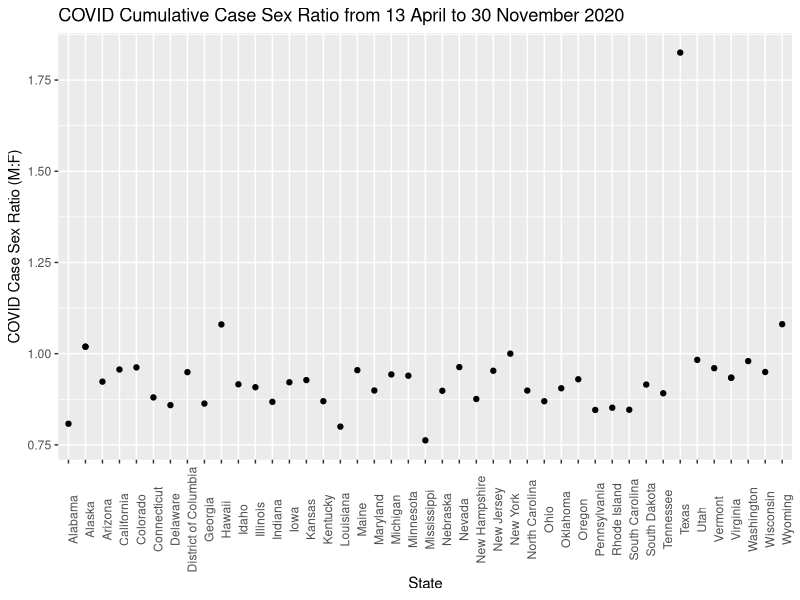
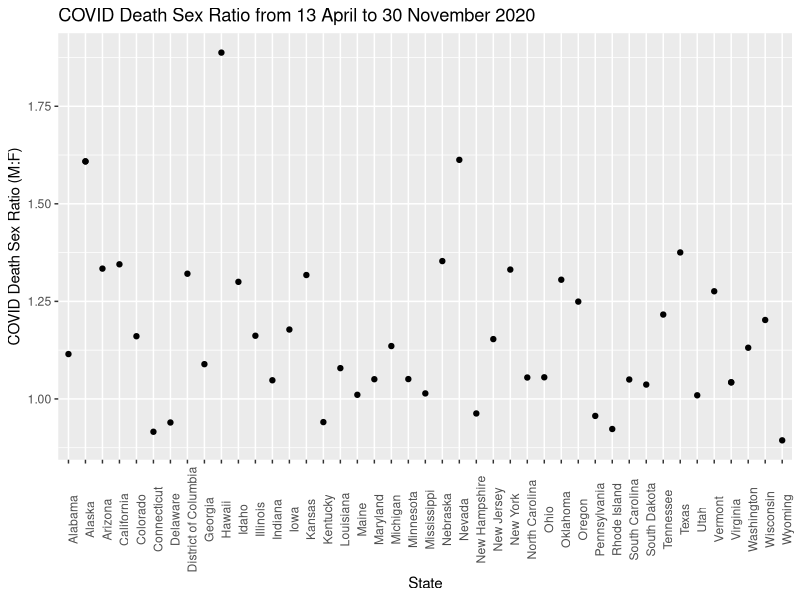
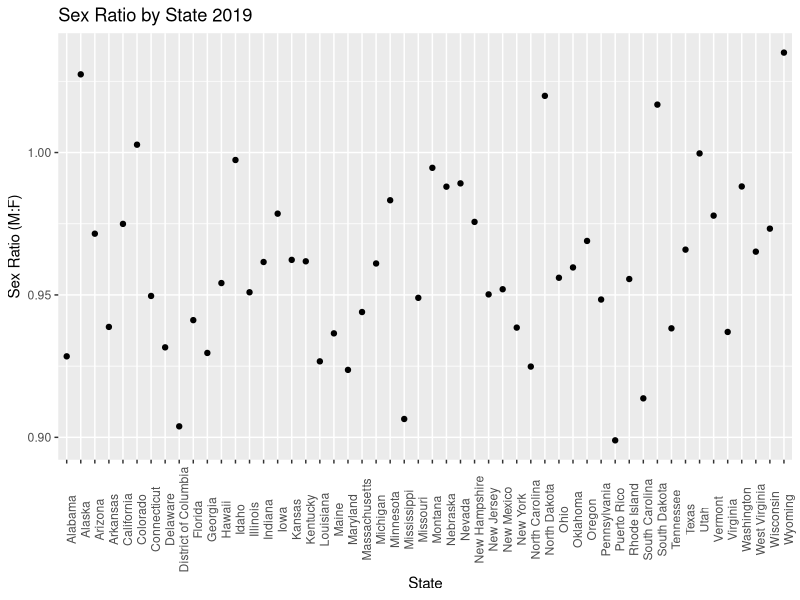
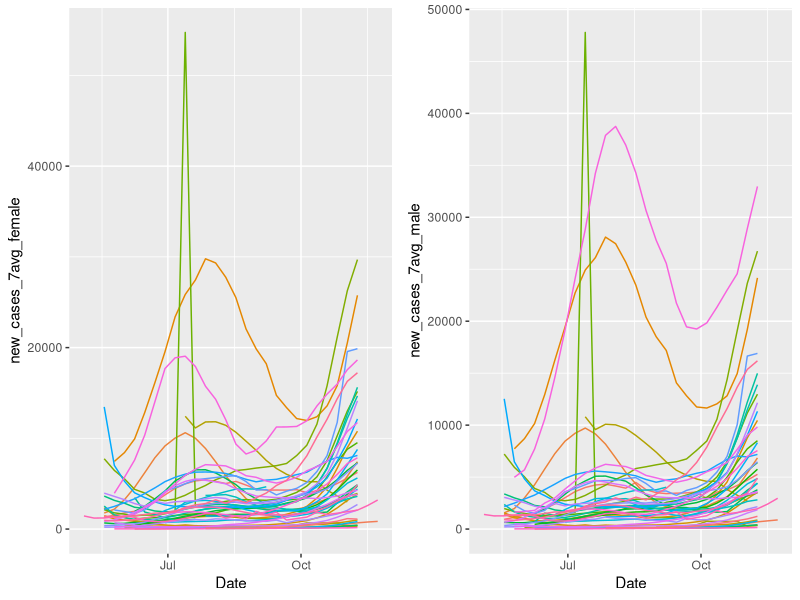
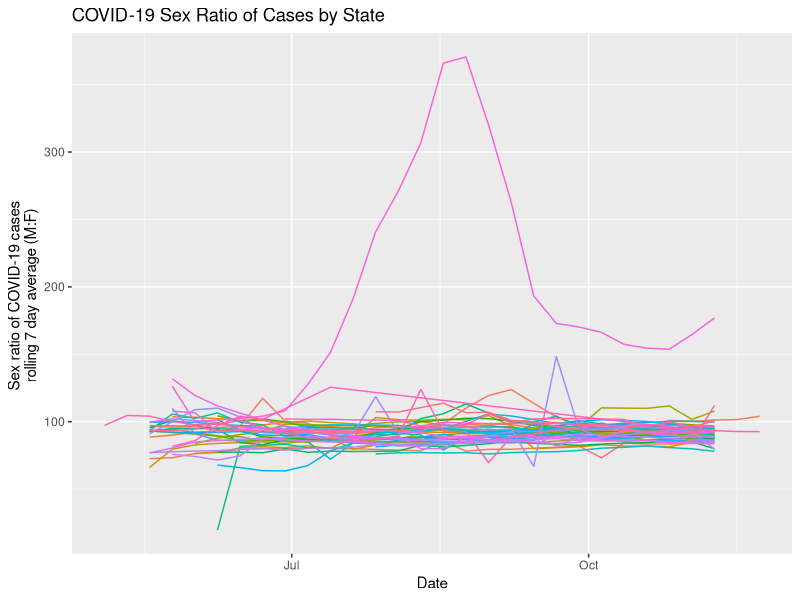
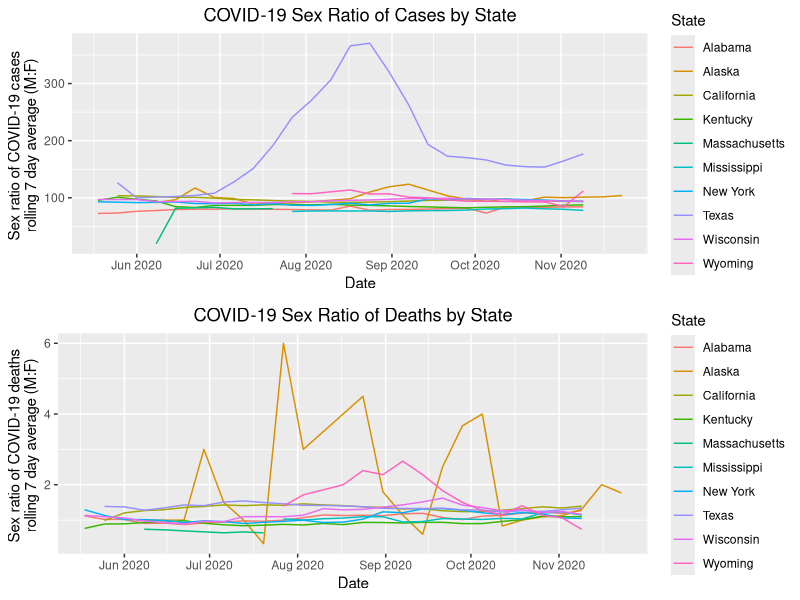
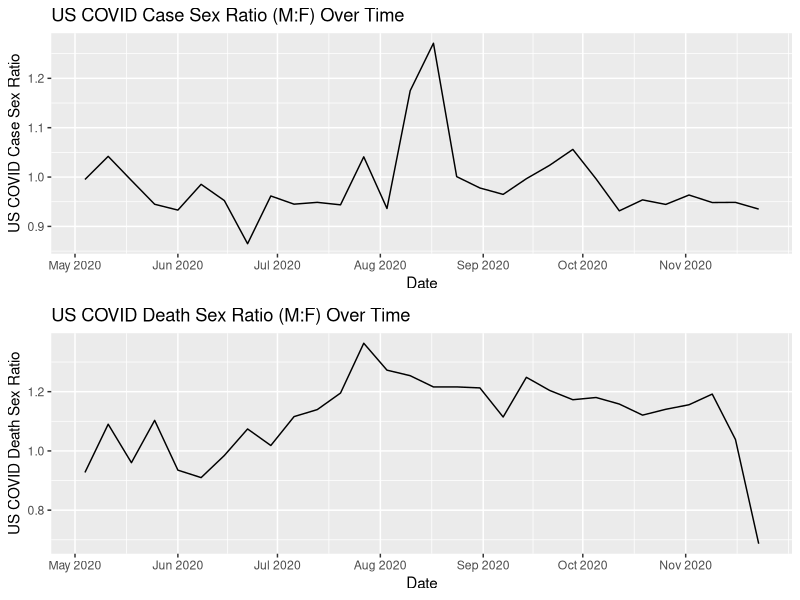

Generate these figures, in order, with R:
## ---- chunk 1
library(ggplot2)
library(dplyr)
library(zoo)
library(gridExtra)
## ---- chunk 2

covid_us <- read.csv("mergeses_covid.csv")

#covid_us <- covid_us[-c(3)]


covid <- covid_us %>%
  filter(!is.na(case_ratio)) %>%
  filter(!is.na(death_ratio)) 

us_cumulative <- subset(covid, Date == "2020-11-30") 

us_cumulative <- us_cumulative %>%
  group_by(State) %>%
  mutate(case_ratio_cum = Male_cc / Female_cc) %>%
  mutate(death_ratio_cum = Male_d / Female_d)

summary(us_cumulative$case_ratio_cum)
summary(us_cumulative$death_ratio_cum)

## ---- chunk 3

us_cumulative %>%
  ggplot() +
  geom_point (aes(x = State, y =case_ratio_cum )) +
  ylab("COVID Case Sex Ratio (M:F)") +
  xlab("State") +
  ggtitle ("COVID Cumulative Case Sex Ratio from 13 April to 30 November 2020") +
  theme (axis.text.x= element_text (angle = 90)) 

 us_cumulative %>%
  ggplot() +
  geom_point (aes(x = State, y = death_ratio_cum)) +
  ylab("COVID Death Sex Ratio (M:F)") +
  xlab("State") +
  ggtitle ("COVID Death Sex Ratio from 13 April to 30 November 2020") +
  theme (axis.text.x= element_text (angle = 90)) 

# dups <- covid %>%
#   select(State, Date) %>%
#   duplicated()
# covid[dups, ]

## ---- chunk 4

library(stringr)
library (purrr)
library(readxl)

us_sr <- read.csv("US_sex_ratio.csv", header = T, check.names = F, sep = ",", skip = 3, stringsAsFactors=F) %>%
  setNames(c("State", "Male","Female", "total", "foot"))

us_sr <- us_sr[-c(5)]

us_sr <- us_sr[-c(53:60),]

us_sr <- us_sr %>%
  group_by (State) %>%
  mutate(sex_ratio = Male/Female)

summary(us_sr$sex_ratio)

us_sr %>%
  ggplot() +
  geom_point (aes(x = State, y = sex_ratio)) +
  ylab("Sex Ratio (M:F)") +
  xlab("State") +
  ggtitle ("Sex Ratio by State 2019") +
  theme (axis.text.x= element_text (angle = 90)) 


us_covid_sr <- left_join(covid, us_sr, by = "State")

## ---- chunk 5

#Reorganizing the data

# Notes for Kaela
# Eight views of the data: cases or deaths, by
# Cumulative, national
# Cumulative, by state
# Daily, national
# Daily, by state.

#Want to create daily deaths variable so will look at Male_cc and Female_cc variables 

library(zoo)
library(lubridate)

us_covid_sr$Date<-ymd(us_covid_sr$Date)

us_covid_2 <- us_covid_sr %>%
  group_by(State) %>%
  arrange (Date) %>%
  mutate(new_cases_m = Male_cc - lag(Male_cc)) %>%
  mutate (new_cases_f= Female_cc - lag(Female_cc)) %>%
  #Creating the 7 day average just in case
  mutate (new_cases_7avg_male = rollmean(new_cases_m, k=7, fill=NA), na.rm = T) %>%
  mutate (new_cases_7avg_female = rollmean (new_cases_f, k=7, fill=NA), na.rm = T)

us_covid_complete <- us_covid_2 %>%
  group_by(State) %>%
  arrange (Date) %>%
  mutate(new_deaths_m = Male_d - lag(Male_d)) %>%
  mutate (new_deaths_f= Female_d - lag(Female_d)) %>%
  #Creating the 7 day average just in case
  mutate (new_deaths_7avg_male = rollmean(new_deaths_m, k=7, fill=NA), na.rm = T) %>%
  mutate (new_deaths_7avg_female = rollmean (new_deaths_f, k=7, fill=NA), na.rm = T)

# us_covid_complete %>%
#     group_by(State) %>%
#     summarize(timepoints = n()) 
#Not every state has equal time points


## ---- chunk 6
#Calculating the proportion of cases which are male and going to do a 1 sample z-test

#Adding up all cases on the last day to get total cumulative cases for males and cumulative total cases

 cum_male <- us_cumulative %>%
   group_by(Date) %>%
  summarize (cum_male = sum(Male_cc)) 

 cum_total <- us_cumulative %>%
   group_by(Date) %>%
  summarize (cum_total = sum(Total_cc)) 

 cum_male # 5556928
 
 cum_total #11411993

#Now we're testing to see if male cases are in fact half of total cases

test_cases <- prop.test(x = 5556928 , n = 11411993, p = 0.5,
                  correct = FALSE)
test_cases

#Mean of male deaths as % of total deaths

 cum_dth_male <- us_cumulative %>%
   group_by(Date) %>%
  summarize (cum_dth_male = sum(Male_d)) 

 us_cumulative$Total_D <- as.numeric(us_cumulative$Total_D)
 
 cum_dth_total <- us_cumulative %>%
   group_by(Date) %>%
  summarize (cum_dth_total = sum (Total_D)) 

 print(cum_dth_male) #118070	
 print(cum_dth_total) #219628

#Now we're testing to see if male deaths are in fact half of total deaths
 
test_deaths <- prop.test(x = 118070 , n = 219628, p = 0.5,
                  correct = FALSE)
test_deaths

## ---- chunk 7

# us_covid_complete %>%
#   ggplot() + 
#   geom_line (aes(x = Date, y = new_cases_m, color = State))
# 
# us_covid_complete %>%
#   ggplot() + 
#   geom_line (aes(x = Date, y = new_deaths_m, color = State))

#There are negative values as we can see from the graph so we will have to utfilter those o

#Filtering out all the negative values since I'm not sure what's wrogn with the data :/ 
us_covid_complete <- us_covid_complete %>%
  filter(new_cases_m > 0, new_cases_f > 0) %>%
  filter(new_deaths_7avg_female > 0, new_deaths_7avg_male > 0) %>%
  filter(new_cases_7avg_male > 0, new_cases_7avg_female > 0 ) %>%
  group_by (State, Date) %>%
  arrange(Date) %>%
  mutate (new_cases_sex = new_cases_m / new_cases_f)

#Have us_covid_complete  0.01 for values under zero or equal to zero so it doesnt error when dividing by a zero

#us_covid_complete$new_deaths_f <- ifelse(us_covid_complete$new_deaths_f==0, 0.1, us_covid_complete$new_deaths_f )
#us_covid_complete$new_deaths_7avg_female <- ifelse(us_covid_complete$new_deaths_7avg_female==0, 0.1, us_covid_complete$new_deaths_7avg_female )
# us_covid_complete$new_deaths_7avg_female <- ifelse(us_covid_complete$new_deaths_7avg_female <= 0, 0.1, us_covid_complete$new_deaths_7avg_female )
# us_covid_complete$new_deaths_7avg_male <- ifelse(us_covid_complete$new_deaths_7avg_male <= 0, 0.1, us_covid_complete$new_deaths_7avg_male )

#Creating binary indicator for medicaid expansion

us_covid_complete$medicaid <- ifelse(us_covid_complete$Medicaid.Expand =="^Y", "Yes", us_covid_complete$Medicaid.Expand)
us_covid_complete$medicaid <- ifelse(us_covid_complete$Medicaid.Expand =="+Y", "Yes", us_covid_complete$medicaid )
us_covid_complete$medicaid <- ifelse(us_covid_complete$Medicaid.Expand =="~Y", "Yes", us_covid_complete$medicaid)
us_covid_complete$medicaid <- ifelse(us_covid_complete$Medicaid.Expand =="Y", "Yes", us_covid_complete$medicaid )
us_covid_complete$medicaid <- ifelse(us_covid_complete$Medicaid.Expand =="#Y", "Yes", us_covid_complete$medicaid )

#Creating the sex ratio 
us_covid_complete <- us_covid_complete %>%
  group_by (State, Date) %>%
  arrange(Date) %>%
  mutate (new_deaths_sex = new_deaths_m / new_deaths_f) %>%
  mutate (new_cases_7avg_sex = (new_cases_7avg_male / new_cases_7avg_female)*100) %>%
  mutate (new_deaths_7avg_sex = new_deaths_7avg_male / new_deaths_7avg_female)

summary(us_covid_complete$new_cases_7avg_sex)

summary(us_covid_complete$new_deaths_7avg_sex)

#Looking to see visually if there are GENERAL different patterns between male and female

female_plot<-us_covid_complete %>%
  ggplot() + 
  geom_line (aes(x = Date, y = new_cases_7avg_female, color = State), show.legend = FALSE)

male_plot<- us_covid_complete %>%
  ggplot() + 
  geom_line (aes(x = Date, y = new_cases_7avg_male, color = State), show.legend = FALSE)

grid.arrange(female_plot,male_plot, nrow=1)


#Just to look at overall trends for COVID case sex ratio

us_covid_complete %>%
  ggplot() + 
  geom_line (aes(x = Date, y = new_cases_7avg_sex, color = State), show.legend = FALSE) +
  ylab("Sex ratio of COVID-19 cases \nrolling 7 day average (M:F) ") +
  ggtitle("COVID-19 Sex Ratio of Cases by State")

#These graphs show large differences between states in terms of new cases sex ratio


#Choosing Random States to Display since showing all of them is not very informative
#These states were chosen from my knowledge of states that experienced severe covid outbreaks at different time points

#Cases

cases <- us_covid_complete %>%
 filter (State %in% c("Mississippi", "Kentucky", "Massachusetts","Wyoming", "Wisconsin", "Alaska", "California", "Alabama", "Texas", "New York")) %>%
  ggplot() + 
  geom_line (aes(x = Date, y = new_cases_7avg_sex, color = State))+
  scale_x_date ( name = "Date", date_labels = "%b %Y", breaks = as.Date(c("2020-05-01",
                                                                          "2020-06-01",
                                                                          "2020-07-01",
                                                                          "2020-08-01",
                                                                          "2020-09-01",
                                                                          "2020-10-01",
                                                                          "2020-11-01"))) +
  ylab("Sex ratio of COVID-19 cases \nrolling 7 day average (M:F) ") +
  ggtitle("COVID-19 Sex Ratio of Cases by State") +
  theme(plot.title = element_text (hjust = 0.5))



#deaths
deaths <- us_covid_complete %>%
 filter (State %in% c("Mississippi", "Kentucky", "Massachusetts","Wyoming", "Wisconsin", "Alaska", "California", "Alabama", "Texas", "New York")) %>%
  ggplot() + 
  geom_line (aes(x = Date, y = new_deaths_7avg_sex, color = State))+
  scale_x_date ( name = "Date", date_labels = "%b %Y", breaks = as.Date(c("2020-05-01",
                                                                          "2020-06-01",
                                                                          "2020-07-01",
                                                                          "2020-08-01",
                                                                          "2020-09-01",
                                                                          "2020-10-01",
                                                                          "2020-11-01"))) +
  ylab("Sex ratio of COVID-19 deaths \nrolling 7 day average (M:F) ") +
  ggtitle("COVID-19 Sex Ratio of Deaths by State") +
  theme(plot.title = element_text (hjust = 0.5))

grid.arrange(cases, deaths, nrow =2 )

## ---- chunk 8

#Now we are going to regress 

us_covid_june_cutoff <- subset(us_covid_complete, Date > "2020-06-01" & Date < "2020-07-01")


#Regressing daily new case sex ratio on state sex ratio after adjusting for ses factors for month of june

model_case <- lm(new_cases_7avg_sex ~ sex_ratio + X2019.Uninsured + medicaid + Percent.Pov , 
               data = us_covid_june_cutoff)

summary(model_case)


#Regressing daily new death sex ratio on state sex ratio after adjusting for ses factors for month of june
model_death <- lm (new_deaths_7avg_sex ~ sex_ratio + X2019.Uninsured + medicaid + Percent.Pov , 
               data = us_covid_june_cutoff)

summary(model_death)

#Using cumulative cases for November 9th since there was a weird drop-off in the data after that point

us_nov <- subset(us_covid_complete, Date == "2020-11-09") 

us_nov <- us_nov %>%
  mutate(case_ratio_cum = Male_cc / Female_cc) %>%
  mutate(death_ratio_cum = Male_d / Female_d)

#Cumulative cases up until November 9th (since that date has the least missings)
model_case_agg <- lm(case_ratio_cum ~ sex_ratio + X2019.Uninsured + medicaid + Percent.Pov , 
               data = us_nov)

summary(model_case_agg)

#Cumulative deaths up until November 9th 
model_death_agg <- lm(death_ratio_cum ~ sex_ratio + X2019.Uninsured + medicaid + Percent.Pov , 
               data = us_nov)

summary(model_death_agg)


## ---- chunk 9

#Plot fo COVID sex ratio of daily new cases by date for the entire US and seeing if it changes over time

#Want to have summary measure of cumulative COVID case and death sex ratio for the whole US

us_covid <- us_covid_complete %>%
  group_by(Date) %>%
  mutate(us_case_f = sum(new_cases_f), na.rm = T) %>%
  mutate(us_case_m = sum(new_cases_m), na.rm = T) %>%
  mutate (us_case_ratio = us_case_m / us_case_f ) %>%
  mutate(us_death_f = sum(new_deaths_f), na.rm = T) %>%
  mutate(us_death_m = sum(new_deaths_m), na.rm = T) %>%
  mutate (us_death_ratio = us_death_m / us_death_f )


#Looking at US case sex ratio over time
us_case <-us_covid %>%
  ggplot() + 
  geom_line (aes(x = Date, y = us_case_ratio))+
  scale_x_date ( name = "Date", date_labels = "%b %Y", breaks = as.Date(c( "2020-05-01",
                                                                          "2020-06-01",
                                                                          "2020-07-01",
                                                                          "2020-08-01",
                                                                          "2020-09-01",
                                                                          "2020-10-01",
                                                                          "2020-11-01"))) + 
  ylab("US COVID Case Sex Ratio") +
  ggtitle("US COVID Case Sex Ratio (M:F) Over Time")
  


us_death <- us_covid %>%
  ggplot() + 
  geom_line (aes(x = Date, y = us_death_ratio))+
  scale_x_date ( name = "Date", date_labels = "%b %Y", breaks = as.Date(c("2020-05-01",
                                                                          "2020-06-01",
                                                                          "2020-07-01",
                                                                          "2020-08-01",
                                                                          "2020-09-01",
                                                                          "2020-10-01",
                                                                          "2020-11-01"))) +
  ylab("US COVID Death Sex Ratio") +
  ggtitle("US COVID Death Sex Ratio (M:F) Over Time")

grid.arrange(us_case, us_death, nrow = 2)

# scale_y_continuous(limits = c(0.5, 2.0)) +



## ---- chunk 10

#Longitudinal Analysis--Dummy Variable for each state
#Andy said I do not need a dummy variable for state since we want the state-level covarites to explain the variation in sex ratio, but it's here in case anyone wants to look
# model_case <- lm(new_cases_7avg_sex ~ sex_ratio + X2019.Uninsured + medicaid + Percent.Pov + as.factor(State) , 
#                data = us_covid_complete)
# summary(model_case)
# 
# model_death <- lm (new_deaths_7avg_sex ~ sex_ratio + X2019.Uninsured + medicaid + Percent.Pov + as.factor(State) , 
#                data = us_covid_complete)
# summary(model_death)



#Longitudinal Analysis--Dummy Variable for each month, to account for variations in time
us_covid_complete<- us_covid_complete %>% 
  mutate(month = month(Date) )

model_case <- lm(new_cases_7avg_sex ~ sex_ratio + X2019.Uninsured + medicaid + Percent.Pov + as.factor(month) , 
               data = us_covid_complete)
summary(model_case)

model_death <- lm (new_deaths_7avg_sex ~ sex_ratio + X2019.Uninsured + medicaid + Percent.Pov + as.factor(month) , 
               data = us_covid_complete)
summary(model_death)




